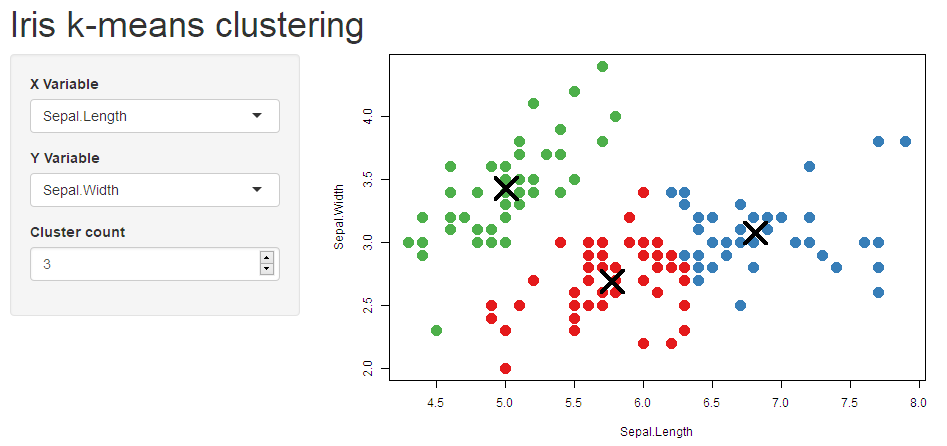

This figure's R source:
library(shiny)

server <- function(input, output, session) {
  # Combine the selected variables into a new data frame
  selectedData <- reactive({
    iris[, c(input$xcol, input$ycol)]
  })
  
  clusters <- reactive({
    kmeans(selectedData(), input$clusters)
  })
  
  output$plot1 <- renderPlot({
    palette(c("#E41A1C", "#377EB8", "#4DAF4A", "#984EA3",
              "#FF7F00", "#FFFF33", "#A65628", "#F781BF", "#999999"))
    
    par(mar = c(5.1, 4.1, 0, 1))
    plot(selectedData(),
         col = clusters()$cluster,
         pch = 20, cex = 3)
    points(clusters()$centers, pch = 4, cex = 4, lwd = 4)
  })
}

ui <- shinyUI(
  pageWithSidebar(
    headerPanel('Iris k-means clustering'),
    sidebarPanel(
      selectInput('xcol', 'X Variable', names(iris)),
      selectInput('ycol', 'Y Variable', names(iris),
                  selected=names(iris)[[2]]),
      numericInput('clusters', 'Cluster count', 3,
                   min = 1, max = 9)
    ),
    mainPanel(
      plotOutput('plot1')
    )
  )
  
)

shinyApp(ui = ui, server = server)
